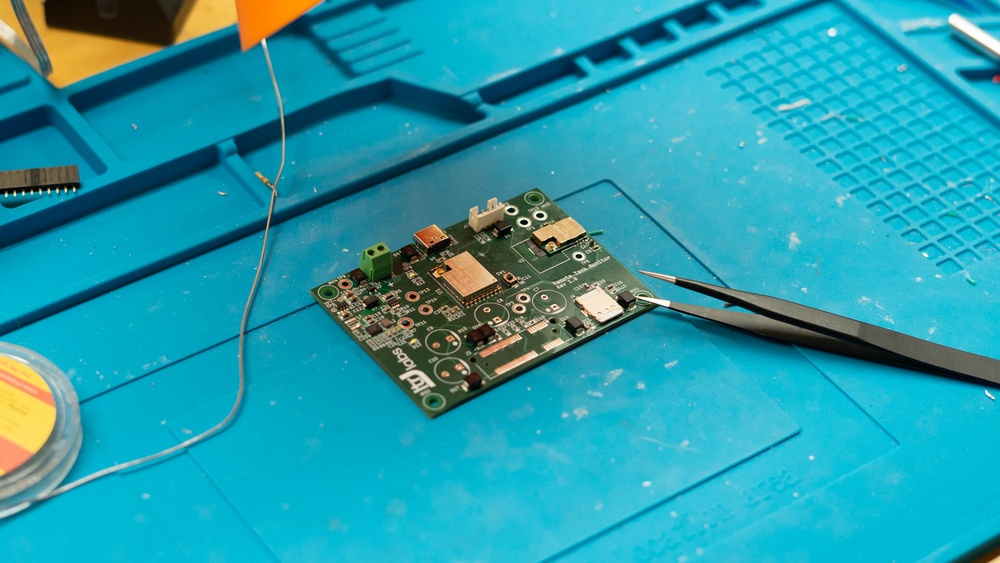
#> input picture img/MothNodePhoto1.jpg, 1000 x 563 px, shrunk from 3936 x 2216 before the run, found by its file name
$ python crop_mothnode.py
#> lines starting #> are read from the running program, lines starting #| are printed output that depends on the picture
from PIL import Image
import os

img_path = r"c:\Users\levip\Downloads\Website\img\MothNodePhoto1.jpg"

try:
    with Image.open(img_path) as img:
#> img is the input picture: PIL image 1000x563 RGB; mean R, G, B 37.1, 155.7, 171.6
        width, height = img.size
#> width = 1000; height = 563

        # Calculate 20% of width and height
        left = int(width * 0.20)
#> left = 200
        top = int(height * 0.20)
#> top = 112
        right = int(width * 0.80)
#> right = 800
        bottom = int(height * 0.80)
#> bottom = 450

        # Crop the image
        cropped_img = img.crop((left, top, right, bottom))
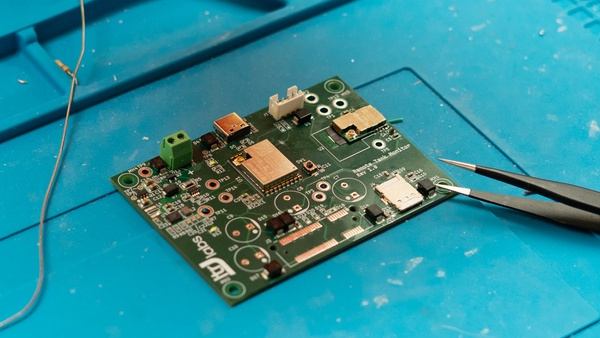
#> cropped_img: PIL image 600x338 RGB; mean R, G, B 46.1, 142, 153.4

        # Save over the original file
        cropped_img.save(img_path)
        print("Cropped MothNodePhoto1 successfully.")
except Exception as e:
    print(f"Error cropping image: {e}")

$ run again, with img/AboutPagePhoto2.jpg copied over img/MothNodePhoto1.jpg
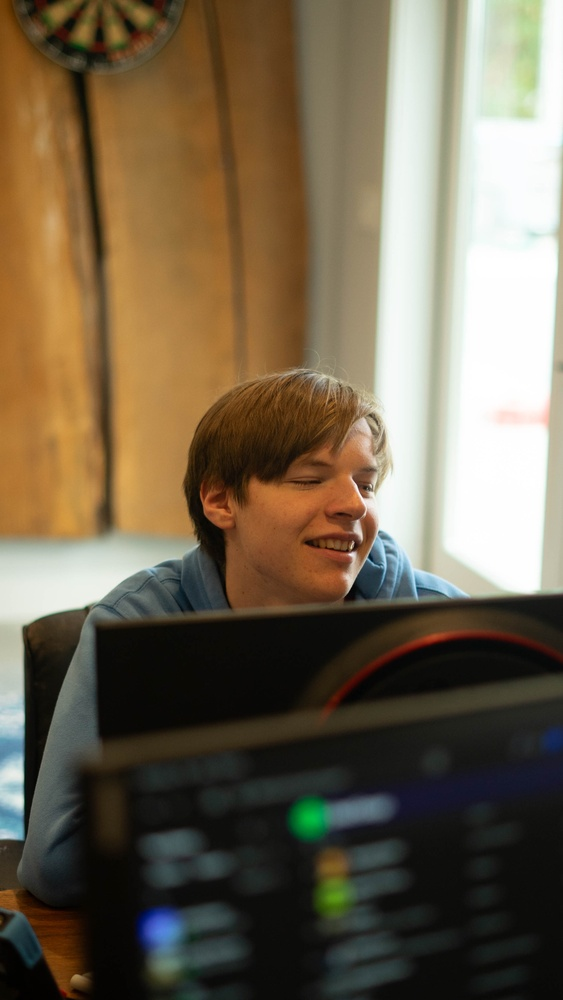
#> input picture img/AboutPagePhoto2.jpg, 563 x 1000 px, shrunk from 2216 x 3936 before the run, found by its file name
#> img is the input picture: PIL image 563x1000 RGB; mean R, G, B 114.6, 101.6, 80.5
#> `cropped_img = img.crop((left, top, right, bottom))`:
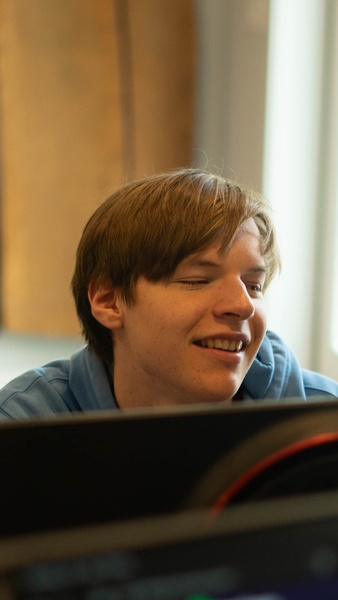
#> cropped_img: PIL image 338x600 RGB; mean R, G, B 113.3, 94, 69.2

$ run again, with img/AquaSentryPhoto1.jpg copied over img/MothNodePhoto1.jpg
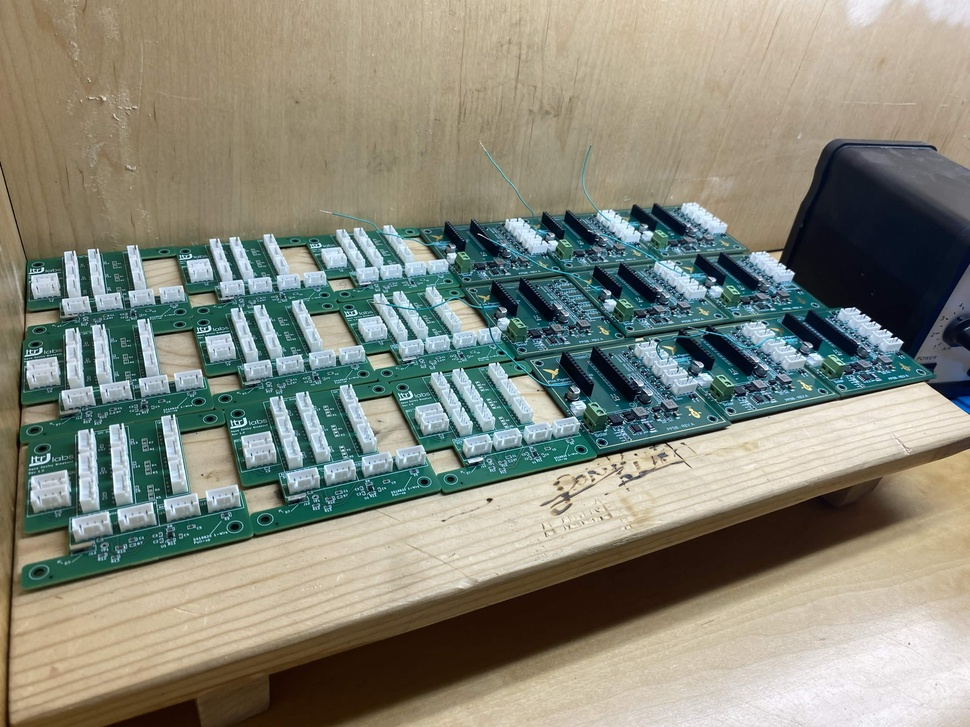
#> input picture img/AquaSentryPhoto1.jpg, 970 x 727 px, shrunk from 2880 x 2160 before the run, found by its file name
#> img is the input picture: PIL image 970x727 RGB; mean R, G, B 134.5, 136.2, 122.7
#> `cropped_img = img.crop((left, top, right, bottom))`:
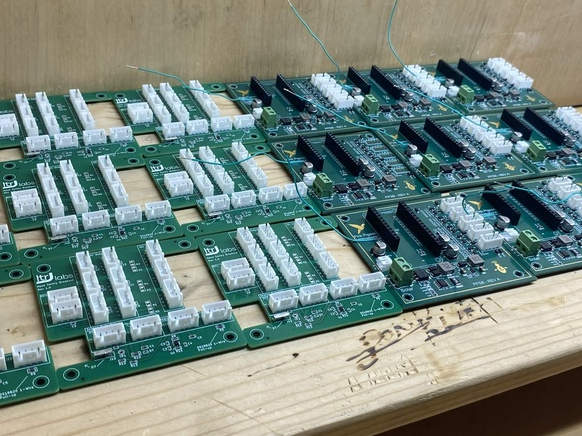
#> cropped_img: PIL image 582x436 RGB; mean R, G, B 118.9, 135.4, 127.9
